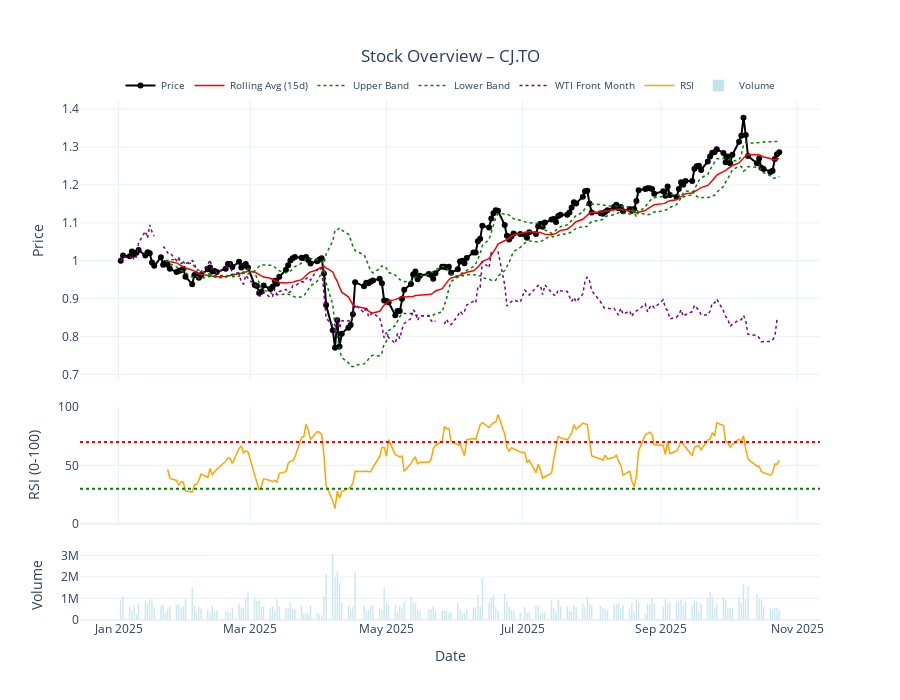

The notebook cell this image was saved under:
### Code cell
# Plot prices & custom indicators
import src.utils.plots
importlib.reload(src.utils.plots) # Reload it every time the cell is run

from src.utils.plots import plot_stock

import src.utils.indicators as ind
importlib.reload(ind) # Reload it every time the cell is run


df_plot = df.copy()

target_period = 15

df_plot = df_plot[df_plot['date'] > '2025-01-01']

df_plot['rolling_avg'] = ind.compute_rolling_avg(df_plot['close'],period = target_period)

upper_band, lower_band = ind.compute_bollinger_bands(df_plot['close'],period = target_period)
df_plot['upper_band'] = upper_band
df_plot['lower_band'] = lower_band

df_plot['rsi'] = ind.compute_rsi(df_plot['close'],period=target_period)

# normalize the data
df_plot['close'] = df_plot['close']/df_plot['close'].iloc[0]
df_plot['rolling_avg'] = df_plot['rolling_avg']/df_plot[~df_plot['rolling_avg'].isna()]['rolling_avg'].iloc[0]
df_plot['upper_band'] = df_plot['upper_band']/df_plot[~df_plot['upper_band'].isna()]['upper_band'].iloc[0]
df_plot['lower_band'] = df_plot['lower_band']/df_plot[~df_plot['lower_band'].isna()]['lower_band'].iloc[0]
df_plot['wti_price_close'] = df_plot['wti_price_close']/df_plot['wti_price_close'].iloc[0]
 
fig = plot_stock(df_plot, 
                 date_col='date', 
                 price_col='close',
                 rsi = df_plot['rsi'],
                 plot_volume= True,
                 indicators= {
                    f'Rolling Avg ({target_period}d)': {'data': df_plot['rolling_avg'], 'color': 'red'},
                    'Upper Band': {'data': df_plot['upper_band'], 'color': 'green', 'dash': 'dot'},
                    'Lower Band': {'data': df_plot['lower_band'], 'color': 'green', 'dash': 'dot'},
                    'WTI Front Month': {'data': df_plot['wti_price_close'], 'color': 'purple', 'dash': 'dot'}
                })
fig.show()

### Figure 1 — Plotly figure (JSON) as saved in the notebook; plotly's stock layout.template omitted (floating-point values rounded to 4 significant figures; data arrays with more than 128 entries replaced by an {"elided": "..."} marker saying what was removed)
{"data": [{"line": {"color": "black", "width": 2}, "mode": "lines+markers", "name": "Price", "type": "scatter", "x": {"elided": "205 str values"}, "xaxis": "x", "y": {"elided": "205 float values"}, "yaxis": "y"}, {"line": {"color": "red", "dash": "solid", "width": 1.5}, "mode": "lines", "name": "Rolling Avg (15d)", "type": "scatter", "x": {"elided": "205 str values"}, "xaxis": "x", "y": {"elided": "205 float values"}, "yaxis": "y"}, {"line": {"color": "green", "dash": "dot", "width": 1.5}, "mode": "lines", "name": "Upper Band", "type": "scatter", "x": {"elided": "205 str values"}, "xaxis": "x", "y": {"elided": "205 float values"}, "yaxis": "y"}, {"line": {"color": "green", "dash": "dot", "width": 1.5}, "mode": "lines", "name": "Lower Band", "type": "scatter", "x": {"elided": "205 str values"}, "xaxis": "x", "y": {"elided": "205 float values"}, "yaxis": "y"}, {"line": {"color": "purple", "dash": "dot", "width": 1.5}, "mode": "lines", "name": "WTI Front Month", "type": "scatter", "x": {"elided": "205 str values"}, "xaxis": "x", "y": {"elided": "205 float values"}, "yaxis": "y"}, {"line": {"color": "orange", "width": 1.5}, "mode": "lines", "name": "RSI", "type": "scatter", "x": {"elided": "205 str values"}, "xaxis": "x2", "y": {"elided": "205 float values"}, "yaxis": "y2"}, {"marker": {"color": "lightblue"}, "name": "Volume", "opacity": 0.7, "type": "bar", "x": {"elided": "205 str values"}, "xaxis": "x3", "y": {"elided": "205 int values"}, "yaxis": "y3"}], "layout": {"height": 700, "legend": {"bgcolor": "rgba(255,255,255,0)", "bordercolor": "rgba(0,0,0,0)", "font": {"size": 10}, "orientation": "h", "x": 0.5, "xanchor": "center", "y": 1, "yanchor": "bottom"}, "shapes": [{"line": {"color": "red", "dash": "dot"}, "type": "line", "x0": 0, "x1": 1, "xref": "x2 domain", "y0": 70, "y1": 70, "yref": "y2"}, {"line": {"color": "green", "dash": "dot"}, "type": "line", "x0": 0, "x1": 1, "xref": "x2 domain", "y0": 30, "y1": 30, "yref": "y2"}], "title": {"pad": {"b": 20}, "text": "Stock Overview – CJ.TO", "x": 0.5, "xanchor": "center", "yanchor": "top"}, "xaxis": {"anchor": "y", "domain": [0, 1], "matches": "x3", "showticklabels": false}, "xaxis2": {"anchor": "y2", "domain": [0, 1], "matches": "x3", "showticklabels": false}, "xaxis3": {"anchor": "y3", "domain": [0, 1], "title": {"text": "Date"}}, "yaxis": {"anchor": "x", "domain": [0.46, 1], "title": {"text": "Price"}}, "yaxis2": {"anchor": "x2", "domain": [0.185, 0.41], "range": [0, 100], "title": {"text": "RSI (0-100)"}}, "yaxis3": {"anchor": "x3", "domain": [0, 0.135], "title": {"text": "Volume"}}}}
